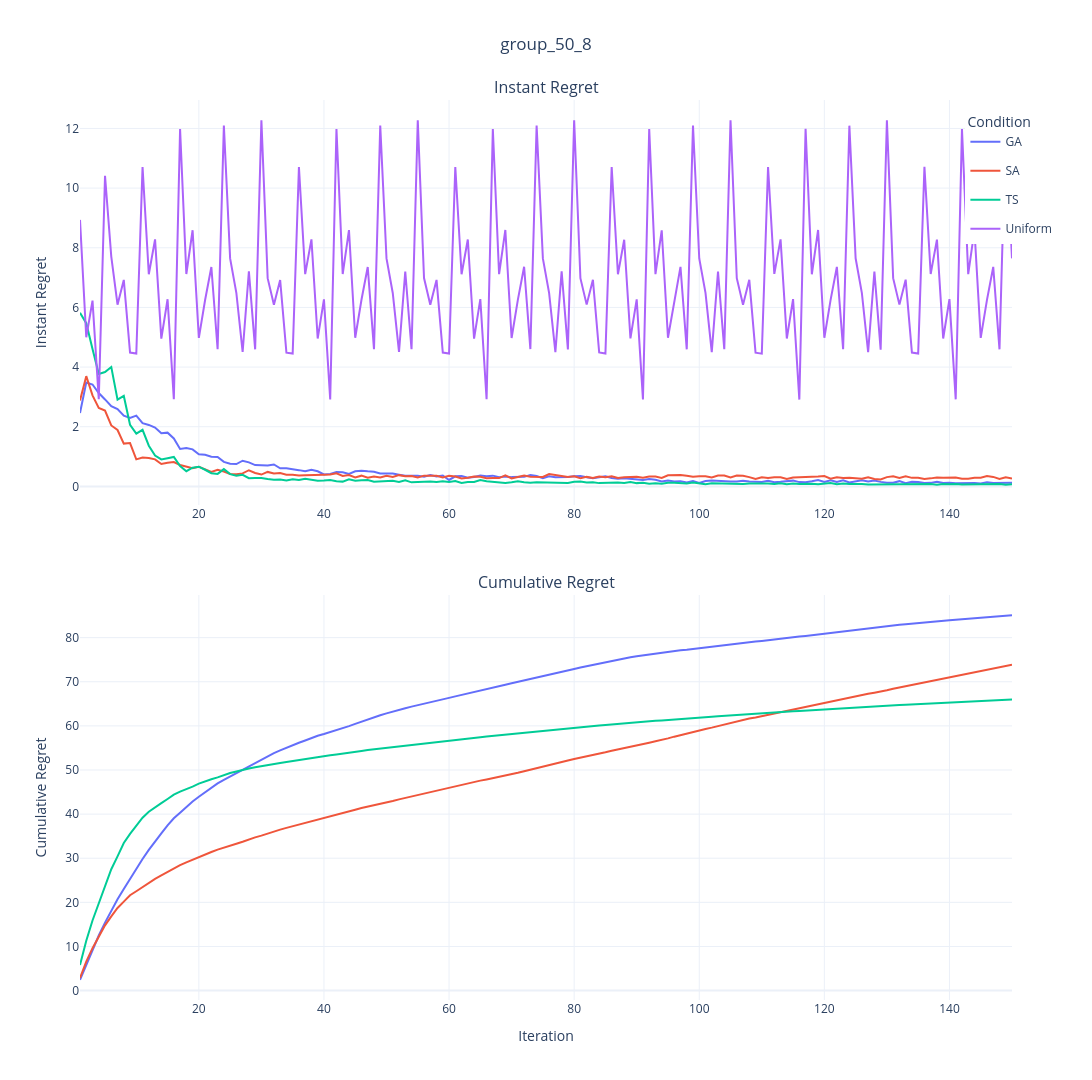

Notebook code for this chart:
### Code cell
import pandas as pd
import plotly.graph_objects as go
import plotly.express as px
from plotly.subplots import make_subplots
import plotly.io as pio
import os
import numpy as np

data = "data1"
if data=="data1":
    text = "group"
else:
    text = "random"

# 定义文件夹路径和CSV文件列表
data_folder = os.path.join('Data', data)
# files = ['50_8_0.csv','50_8_2.csv','50_8_20.csv','50_8_TS.csv','50_8_Uni.csv']
# curve_names = ['β = 0', 'β = 2', 'β = 20', 'TS', 'Uniform']
files = ['50_8_GA.csv','50_8_SA.csv','50_8_TS.csv','50_8_Uni.csv']
curve_names = [ 'GA', 'SA', 'TS', 'Uniform']
colors = px.colors.qualitative.Plotly[:len(curve_names)] 

# 创建三个DataFrame分别存储原始均值、最优均值和累积遗憾
all_mean_data = pd.DataFrame()
all_best_data = pd.DataFrame()
all_cumsum_data = pd.DataFrame()  # 新增：存储Cumulative Regret

# 循环处理每个文件
for file, name in zip(files, curve_names):
    file_path = os.path.join(data_folder, file)
    df = pd.read_csv(file_path, index_col='Repetition')
    
    # 计算每个step的均值（Instant Regret）
    mean_results = df.mean(axis=0)
    
    # 计算当前最优均值（Simple Regret，可选保留或删除）
    best_results = np.minimum.accumulate(mean_results.values)
    
    # 添加到原始均值DataFrame
    temp_mean_df = pd.DataFrame({
        'Iter': range(1, 151),
        'Value': mean_results.values,
        'Condition': name
    })
    
    # 添加到最优均值DataFrame（可选保留或删除）
    temp_best_df = pd.DataFrame({
        'Iter': range(1, 151),
        'Value': best_results,
        'Condition': name
    })    
    
    # 新增：计算Cumulative Regret（排除Uniform条件）
    if name != 'Uniform':
        cumsum_results = np.cumsum(mean_results.values)
        temp_cumsum_df = pd.DataFrame({
            'Iter': range(1, 151),
            'Value': cumsum_results,
            'Condition': name
        })
        all_cumsum_data = pd.concat([all_cumsum_data, temp_cumsum_df])
    
    all_mean_data = pd.concat([all_mean_data, temp_mean_df])
    all_best_data = pd.concat([all_best_data, temp_best_df])

# 创建子图（2行1列，垂直排列）
fig = make_subplots(
    rows=2, cols=1,
    vertical_spacing=0.1,
    subplot_titles=("Instant Regret", "Cumulative Regret")  # 添加子图标题
)

# 为每个条件添加原始均值曲线（Instant Regret，第一个子图）
for i, condition in enumerate(curve_names):
    mean_df = all_mean_data[all_mean_data['Condition'] == condition]
    fig.add_trace(
        go.Scatter(
            x=mean_df['Iter'],
            y=mean_df['Value'],
            name=condition,
            legendgroup=condition,
            showlegend=True,
            line=dict(color=colors[i]),
            meta=[condition],
            hovertemplate="Iter: %{x}<br>Mean: %{y:.4f}<br>Condition: %{meta[0]}<extra></extra>"
        ),
        row=1, col=1
    )

# 为每个条件（排除Uniform）添加累积遗憾曲线（Cumulative Regret，第二个子图）
for i, condition in enumerate(curve_names):
    if condition == 'Uniform':
        continue  # 跳过Uniform条件
    cumsum_df = all_cumsum_data[all_cumsum_data['Condition'] == condition]
    fig.add_trace(
        go.Scatter(
            x=cumsum_df['Iter'],
            y=cumsum_df['Value'],
            name=condition,
            legendgroup=condition,
            showlegend=False,  # 避免重复图例
            line=dict(color=colors[i]),
            meta=[condition],
            hovertemplate="Iter: %{x}<br>CumSum: %{y:.4f}<br>Condition: %{meta[0]}<extra></extra>"
        ),
        row=2, col=1
    )

# 更新布局
fig.update_layout(
    title_text=text+"_50_8",
    title_x=0.5,
    height=1080,
    width=1920,
    template='plotly_white',
    legend_title_text='Condition',
    legend=dict(yanchor="top", y=0.99, xanchor="left", x=0.95)
)

# 更新Y轴和X轴标签
fig.update_yaxes(title_text="Instant Regret", row=1, col=1)
fig.update_yaxes(title_text="Cumulative Regret", row=2, col=1)
fig.update_xaxes(title_text="Iteration", row=2, col=1)  # 仅底部子图显示X轴标签

# 显示图形
fig.show()

# 保存为HTML文件
pio.write_html(fig, '50_8_instant.html')

### Figure 1 — Plotly figure (JSON) as saved in the notebook; plotly's stock layout.template omitted (floating-point values rounded to 4 significant figures; data arrays with more than 128 entries replaced by an {"elided": "..."} marker saying what was removed)
{"data": [{"hovertemplate": "Iter: %{x}<br>Mean: %{y:.4f}<br>Condition: %{meta[0]}<extra></extra>", "legendgroup": "GA", "line": {"color": "#636EFA"}, "meta": ["GA"], "name": "GA", "showlegend": true, "type": "scatter", "x": {"elided": "150 int values"}, "xaxis": "x", "y": {"elided": "150 float values"}, "yaxis": "y"}, {"hovertemplate": "Iter: %{x}<br>Mean: %{y:.4f}<br>Condition: %{meta[0]}<extra></extra>", "legendgroup": "SA", "line": {"color": "#EF553B"}, "meta": ["SA"], "name": "SA", "showlegend": true, "type": "scatter", "x": {"elided": "150 int values"}, "xaxis": "x", "y": {"elided": "150 float values"}, "yaxis": "y"}, {"hovertemplate": "Iter: %{x}<br>Mean: %{y:.4f}<br>Condition: %{meta[0]}<extra></extra>", "legendgroup": "TS", "line": {"color": "#00CC96"}, "meta": ["TS"], "name": "TS", "showlegend": true, "type": "scatter", "x": {"elided": "150 int values"}, "xaxis": "x", "y": {"elided": "150 float values"}, "yaxis": "y"}, {"hovertemplate": "Iter: %{x}<br>Mean: %{y:.4f}<br>Condition: %{meta[0]}<extra></extra>", "legendgroup": "Uniform", "line": {"color": "#AB63FA"}, "meta": ["Uniform"], "name": "Uniform", "showlegend": true, "type": "scatter", "x": {"elided": "150 int values"}, "xaxis": "x", "y": {"elided": "150 float values"}, "yaxis": "y"}, {"hovertemplate": "Iter: %{x}<br>CumSum: %{y:.4f}<br>Condition: %{meta[0]}<extra></extra>", "legendgroup": "GA", "line": {"color": "#636EFA"}, "meta": ["GA"], "name": "GA", "showlegend": false, "type": "scatter", "x": {"elided": "150 int values"}, "xaxis": "x2", "y": {"elided": "150 float values"}, "yaxis": "y2"}, {"hovertemplate": "Iter: %{x}<br>CumSum: %{y:.4f}<br>Condition: %{meta[0]}<extra></extra>", "legendgroup": "SA", "line": {"color": "#EF553B"}, "meta": ["SA"], "name": "SA", "showlegend": false, "type": "scatter", "x": {"elided": "150 int values"}, "xaxis": "x2", "y": {"elided": "150 float values"}, "yaxis": "y2"}, {"hovertemplate": "Iter: %{x}<br>CumSum: %{y:.4f}<br>Condition: %{meta[0]}<extra></extra>", "legendgroup": "TS", "line": {"color": "#00CC96"}, "meta": ["TS"], "name": "TS", "showlegend": false, "type": "scatter", "x": {"elided": "150 int values"}, "xaxis": "x2", "y": {"elided": "150 float values"}, "yaxis": "y2"}], "layout": {"annotations": [{"font": {"size": 16}, "showarrow": false, "text": "Instant Regret", "x": 0.5, "xanchor": "center", "xref": "paper", "y": 1, "yanchor": "bottom", "yref": "paper"}, {"font": {"size": 16}, "showarrow": false, "text": "Cumulative Regret", "x": 0.5, "xanchor": "center", "xref": "paper", "y": 0.45, "yanchor": "bottom", "yref": "paper"}], "height": 1080, "legend": {"title": {"text": "Condition"}, "x": 0.95, "xanchor": "left", "y": 0.99, "yanchor": "top"}, "title": {"text": "group_50_8", "x": 0.5}, "width": 1920, "xaxis": {"anchor": "y", "domain": [0, 1]}, "xaxis2": {"anchor": "y2", "domain": [0, 1], "title": {"text": "Iteration"}}, "yaxis": {"anchor": "x", "domain": [0.55, 1], "title": {"text": "Instant Regret"}}, "yaxis2": {"anchor": "x2", "domain": [0, 0.45], "title": {"text": "Cumulative Regret"}}}}
